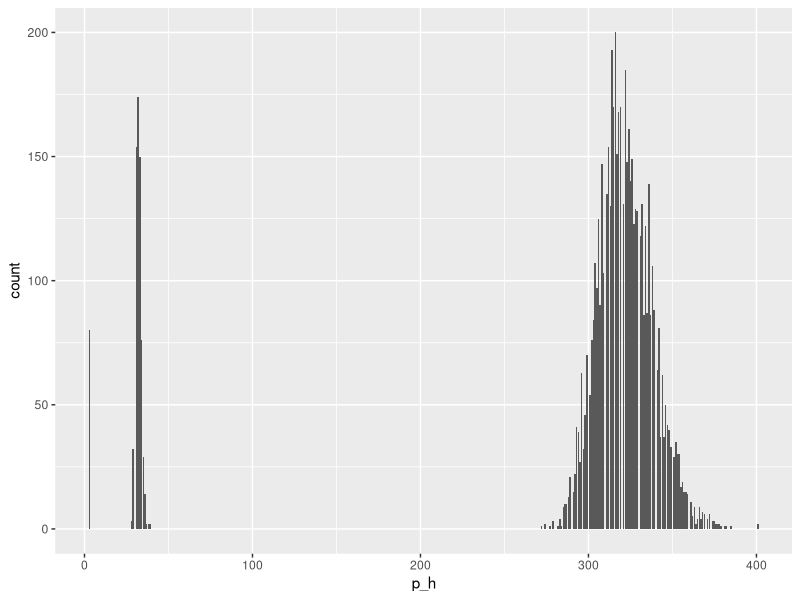

Write the R code that produced this figure. (Note: this script raises an error after producing the figure.)
## ---- chunk 1
library(tidyverse)
library(modelr)
library(skimr)
## ---- chunk 2
# load the data
red_wine <- read_csv("data/wine_quality_red.csv")
white_wine <- read_csv("data/wine_quality_white.csv")
## ---- chunk 3
names(red_wine)
## ---- chunk 4
names(white_wine)
## ---- chunk 5
glimpse(red_wine)
## ---- chunk 6
glimpse(white_wine)
## ---- chunk 7
wine <- bind_rows(red_wine, white_wine)
## ---- chunk 8
alias(quality ~., data = wine)
## ---- chunk 9
# NAs in the dataset
colSums(is.na(wine))
## ---- chunk 10
wine_trim <- wine %>% 
  select(-region, -wine_id) %>% 
  drop_na() # remove NAs
## ---- chunk 11
wine_trim %>% 
  skim() %>% 
  view()
## ---- chunk 12
wine_trim %>% 
  ggplot() + 
  aes(x = p_h) +
  geom_bar()
## ---- chunk 13
wine_trim <- wine_trim %>% 
  mutate(log_fixed_acidity = log(fixed_acidity)) %>% 
  mutate(log_volatile_acidity = log(volatile_acidity)) %>% 
  mutate(log_citric_acid = log(citric_acid + 1)) %>% 
  mutate(log_residual_sugar = log(residual_sugar)) %>% 
  mutate(log_chlorides = log(chlorides)) %>% 
  mutate(log_free_sulfur_dioxide = log(free_sulfur_dioxide)) %>% 
  mutate(log_total_sulfur_dioxide = log(total_sulfur_dioxide)) %>% 
  mutate(log_density = log(density)) %>% 
  mutate(log_p_h = log(p_h)) %>% 
  mutate(log_sulphates = log(sulphates)) %>% 
  mutate(log_alcohol = log(alcohol)) %>% 
  select(-c(fixed_acidity, volatile_acidity, citric_acid, residual_sugar, chlorides,
            free_sulfur_dioxide, total_sulfur_dioxide, sulphates, density, p_h, alcohol))
## ---- chunk 14
wine_trim %>% 
  skim() %>% 
  view()
## ---- chunk 15
# remove skewed variables
wine_trim <- wine_trim %>% 
  select(-c(log_density, log_p_h, log_alcohol))
## ---- chunk 16
ggpairs(wine_trim)
## ---- chunk 17
mod1a <- lm(quality ~ log_volatile_acidity, data = wine_trim)
mod1b <- lm(quality ~ log_chlorides, data = wine_trim)
## ---- chunk 18
autoplot(mod1a)
## ---- chunk 19
autoplot(mod1b)
## ---- chunk 20
summary(mod1a)
## ---- chunk 21
summary(mod1b)
## ---- chunk 22
# remove quality and log_chlorides from model
wine_remaining_resid <- wine_trim %>% 
  add_residuals(mod1b) %>% 
  select(-c(quality, log_chlorides))
## ---- chunk 23
# examine relationship between remaining predictors
ggpairs(wine_remaining_resid)
## ---- chunk 24
mod2a <- lm(quality ~ log_chlorides + log_volatile_acidity, data = wine_trim)
mod2b <- lm(quality ~ log_chlorides + log_sulphates, data = wine_trim)
## ---- chunk 25
autoplot(mod2a)
## ---- chunk 26
autoplot(mod2b)
## ---- chunk 27
summary(mod2a)
## ---- chunk 28
summary(mod2b)
## ---- chunk 29
# remove log_sulphates from model
wine_remaining_resid <- wine_trim %>% 
  add_residuals(mod2b) %>% 
  select(-c(quality, log_chlorides, log_sulphates))
## ---- chunk 30
# examine relationship between remaining predictors
ggpairs(wine_remaining_resid)
## ---- chunk 31
mod3a <- lm(quality ~ log_chlorides + log_sulphates + log_volatile_acidity, data = wine_trim)
mod3b <- lm(quality ~ log_chlorides + log_sulphates + log_total_sulfur_dioxide, data = wine_trim)
## ---- chunk 32
autoplot(mod3a)
## ---- chunk 33
autoplot(mod3b)
## ---- chunk 34
summary(mod3a)
## ---- chunk 35
summary(mod3b)
